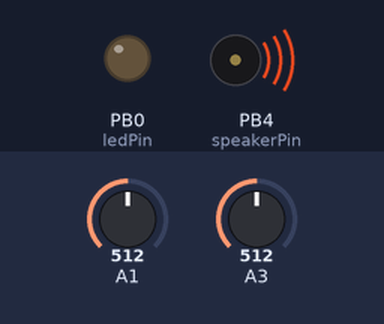
The sketch below on a simulated ATtiny85, built with avr-gcc and run on an emulated ATtiny85. On the bench: output pins drawn as LEDs (lit = HIGH), buzzer (waves = sounding). The test bench sets the inputs (shaded band); at power-on: A3 = 512, A1 = 512.

Above: at 0.1 s.
At 2.2 s:
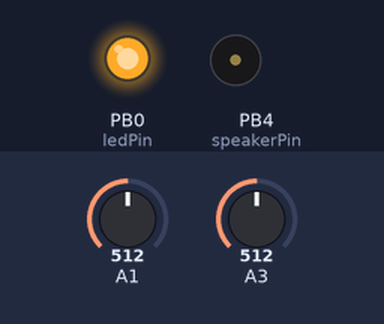
2.3 s: A3 set to 308
3.8 s: A3 set to 287
At 4.2 s:
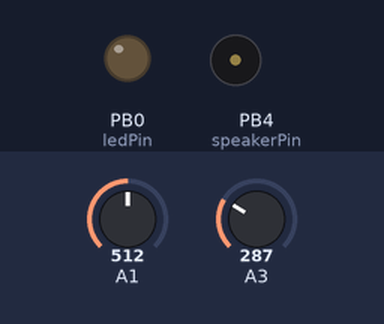
Timing chart, 0 to 6.8 s (numbered marks = the images above; inputs shaded):
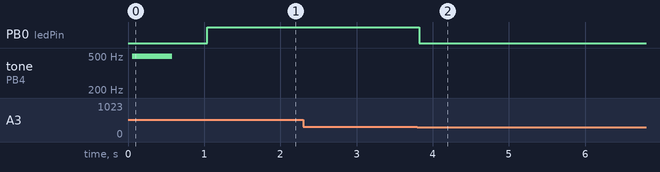

Measured:
- the behaviour switches between 300 and 299 on A3 (found by bisection; images 1 and 2)
- after the input at 2.3 s, every drawn part: stays the same
- after the input at 3.8 s, PB0 (ledPin): HIGH → LOW at once

The sketch:

Stulpe_serial.ino
```cpp
// code for hahnentritt stulpe by hannah
// runs on attiny85 or 45 (85v and 45v are low power versions)
// reads two analog inputs from knit sensors, and then executes one of the following actions:
// - blinks LED and sounds speaker if are thresholds are surpassed
// - sends sensor data over serial port


///////// CIRCUIT DIAGRAM /////////
//            _______
//      RST --|°    |-- VCC
// BOTsen/3 --|     |-- 2/ADC1/TOPsen/SCK
//  SPEAK/4 --|     |-- 1/TX/MISO
//      GND --|     |-- 0/LED/MOSI
//            _______
////////////////////////////////////


#include <SoftwareSerial.h>
//SoftwareSerial bluetooth(0,1); // RX, TX

#include <SendOnlySoftwareSerial.h>
SendOnlySoftwareSerial bluetooth (1);  // TX

int speakerPin = 4;
int ledPin = 0;
int sensor1BottomPin = 2; //ADC1
int sensor2TopPin = 3; //ADC3

//// variables to be changed: /////
int threshold1 = 50;
int threshold2 = 300;
int triggerTime = 1000;
//////////////////////////////////

boolean isOverThreshold = false;
int timeCount;
int LEDstate = 0;

void setup() {
  bluetooth.begin(9600);   // set the baudrate to 9600, 115200 can be too fast at times for SoftSerial to relay the data reliably
  bluetooth.println("starting...");
  pinMode(speakerPin, OUTPUT);
  playNote(speakerPin, 1000, 500); // test speaker
  digitalWrite(speakerPin, LOW);  // turn speaker off
  pinMode(ledPin, OUTPUT);
  testBlinkLED();
  digitalWrite(ledPin, HIGH);  // turn LED off
  pinMode(2, INPUT); //ADC1
  pinMode(3, INPUT); //ADC3
  //digitalWrite(2, HIGH);  // turn on internal pull-up resistor
  //digitalWrite(3, HIGH);  // turn on internal pull-up resistor
}


void loop() {
  int sensorValue1Bottom = analogRead(1);
  int sensorValue2Top = analogRead(3);
  bluetooth.print(sensorValue2Top);
  bluetooth.print(",");
  bluetooth.println(sensorValue1Bottom);
  delay(10);

  // if just BOTTOM sensor triggered:
  if(sensorValue1Bottom < threshold1 && sensorValue2Top > threshold2) blinkLED(200);
  // if just TOP sensor triggered:
  else if(sensorValue1Bottom > threshold1 && sensorValue2Top < threshold2) blinkLED(500);
  // if BOTH sensors triggered:
  else if(sensorValue1Bottom < threshold1 && sensorValue2Top < threshold2) {
    digitalWrite(ledPin, LOW); // turn on LED
    timeCount++; // take note of the activation time
  }
  else

  if(sensorValue1Bottom >= threshold1 || sensorValue2Top >= threshold2) {                                   // if the values are under the threshold
    timeCount=0;
  }

  if(timeCount >= triggerTime) {            // if the activation time was more than 5 secs ago
    bluetooth.println("Ring Ring");         // ring the bell
    playNote(speakerPin, 1000, 500);
    blinkLED(500);
  }
}

void blinkLED (int rate){
  if(millis() % rate == 0 && LEDstate == 0) LEDstate = 1;
  if(millis() % rate == 0 && LEDstate == 1) LEDstate = 0;
  digitalWrite(ledPin, LEDstate);

}

void playNote (unsigned char speakerPin, int frequencyInHertz, long timeInMilliseconds)     // the sound producing function
{
  int x;
  long delayAmount = (long)(1000000/frequencyInHertz);
  long loopTime = (long)((timeInMilliseconds*1000)/(delayAmount*2));
  for (x=0;x<loopTime;x++)
  {
    digitalWrite(speakerPin,HIGH);
    delayMicroseconds(delayAmount);
    digitalWrite(speakerPin,LOW);
    delayMicroseconds(delayAmount);
  }
}


void testBlinkLED(){
  // fade on:
  for(int i = 255; i>0; i--){
    analogWrite(ledPin,i);
    delay(1);
  }
  // fade off:
  for(int i = 0; i<255; i++){
    analogWrite(ledPin,i);
    delay(1);
  }
}
```
